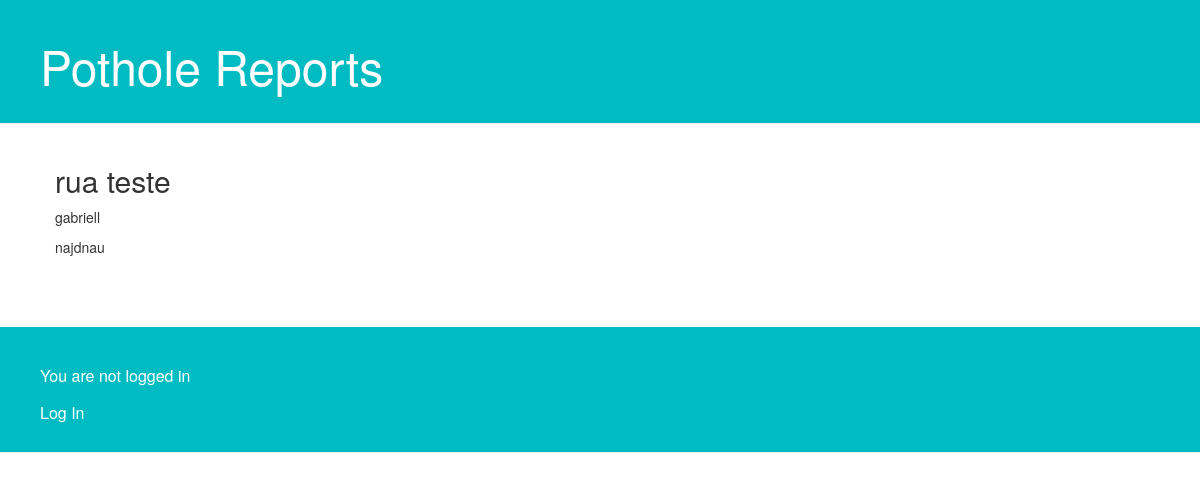
The app's page /report/1/, older data.
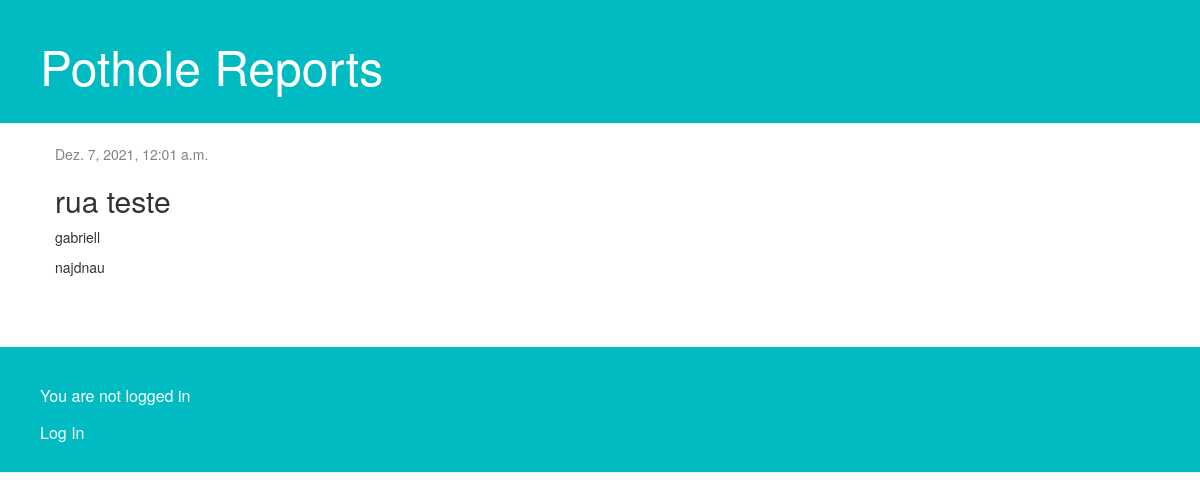
The same page, newer data.
### report/models.py (models this page shows, shortened)
class Report(models.Model):
    author = models.ForeignKey(settings.AUTH_USER_MODEL, on_delete=models.CASCADE)
    street = models.TextField()
    number = models.IntegerField()
    district = models.TextField()
    address = models.TextField()
    description = models.TextField()
    created_date = models.DateTimeField(default=timezone.now)
    published_date = models.DateTimeField(blank=True, null=True)

### report/views.py (the view)
# urls.py: path('report/<int:pk>/', views.report_detail, name='report_detail'),
def report_detail(request, pk):
    report = get_object_or_404(Report, pk=pk)
    return render(request, 'report/report_detail.html', {'report': report})

### report/templates/report/report_detail.html (shortened to what this page needs)
{% extends 'report/base.html' %}
{% block content %}
    <div class="report">
        {% if report.published_date %}
            <div class="date">
                {{ report.published_date }}
            </div>
        {% endif %}
        <h2>{{ report.address }}</h2>
        <p>{{ report.author }}</p>
        <p>{{ report.description|linebreaksbr }}</p>
    </div>
{% endblock %}

Row changes from the older to the newer data that the page shows:
changed Report "rua teste": published_date (not shown) → "Dez. 7, 2021, 12:01 a.m."
